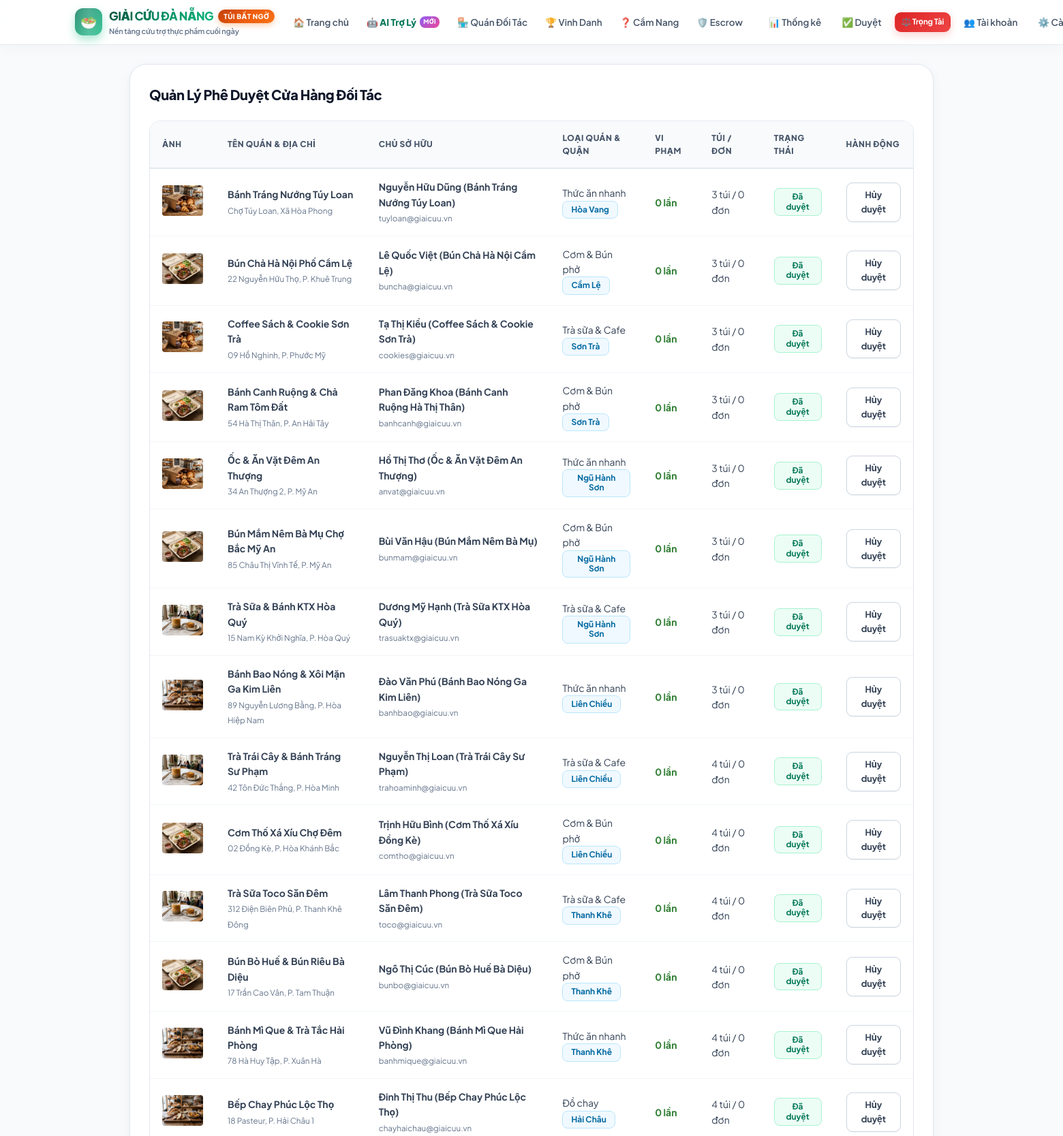
The page /admin/duyet_quan.php (signed in, upper part) on the database its author committed.
### tables this page shows
CREATE TABLE `shops` (
  `id` int(11) NOT NULL AUTO_INCREMENT,
  `owner_id` int(11) NOT NULL,
  `name` varchar(150) NOT NULL,
  `address` varchar(255) NOT NULL,
  `district` varchar(50) NOT NULL,
  `type` varchar(50) NOT NULL,
  `image` varchar(255) DEFAULT NULL,
  `violation_count` int(11) NOT NULL DEFAULT 0,
  `status` enum('cho_duyet','da_duyet') NOT NULL DEFAULT 'cho_duyet',
  `created_at` datetime DEFAULT current_timestamp(),
  PRIMARY KEY (`id`),
  KEY `fk_shops_owner` (`owner_id`),
  CONSTRAINT `fk_shops_owner` FOREIGN KEY (`owner_id`) REFERENCES `users` (`id`) ON DELETE CASCADE
);

CREATE TABLE `users` (
  `id` int(11) NOT NULL AUTO_INCREMENT,
  `name` varchar(100) NOT NULL,
  `email` varchar(100) NOT NULL,
  `password` varchar(255) NOT NULL,
  `role` enum('student','shop_owner','admin') NOT NULL DEFAULT 'student',
  `balance` decimal(12,2) NOT NULL DEFAULT 0.00,
  `warning_count` int(11) NOT NULL DEFAULT 0,
  `is_locked` tinyint(1) NOT NULL DEFAULT 0,
  `created_at` datetime DEFAULT current_timestamp(),
  `university` varchar(150) DEFAULT 'Đại học CNTT&TT Việt - Hàn (VKU)',
  PRIMARY KEY (`id`),
  UNIQUE KEY `email` (`email`)
);

### admin/duyet_quan.php (the view, shortened to what this page needs)
<?php
require_once __DIR__ . '/../config.php';
$sql = "SELECT s.*, u.name AS owner_name, u.email AS owner_email,
               (SELECT COUNT(*) FROM bags WHERE shop_id = s.id) AS total_bags,
               (SELECT COUNT(*) FROM orders WHERE shop_id = s.id) AS total_orders
        FROM shops s
        JOIN users u ON s.owner_id = u.id
        ORDER BY (s.status = 'cho_duyet') DESC, s.id DESC";
$res = mysqli_query($conn, $sql);
$shops = [];
while ($row = mysqli_fetch_assoc($res)) {
    $shops[] = $row;
}
require_once __DIR__ . '/../header.php';
?>
<div class="card">
    <div class="card-title">
        <span>Quản Lý Phê Duyệt Cửa Hàng Đối Tác</span>
    </div>
    <?php if (empty($shops)): ?>
        <p style="text-align: center; color: var(--text-muted); padding: 30px 0;">Chưa có cửa hàng nào đăng ký.</p>
    <?php else: ?>
        <div class="table-responsive">
            <table class="table">
                <thead>
                    <tr>
                        <th>Ảnh</th>
                        <th>Tên quán & Địa chỉ</th>
                        <th>Chủ sở hữu</th>
                        <th>Loại quán & Quận</th>
                        <th>Vi phạm</th>
                        <th>Túi / Đơn</th>
                        <th>Trạng thái</th>
                        <th>Hành động</th>
                    </tr>
                </thead>
                <tbody>
                    <?php foreach ($shops as $s): ?>
                        <tr style="<?php echo ($s['status'] === 'cho_duyet') ? 'background-color: #fffde7;' : ''; ?>">
                            <td style="width: 70px;">
                                <?php if (!empty($s['image'])): ?>
                                    <img src="<?php echo BASE_URL . 'uploads/' . htmlspecialchars($s['image']); ?>" alt="Ảnh quán" style="width: 60px; height: 45px; object-fit: cover; border-radius: 4px;">
                                <?php else: ?>
                                    <div style="width: 60px; height: 45px; background: #eee; border-radius: 4px; display: flex; align-items: center; justify-content: center; font-size: 10px; color: #888;">No pic</div>
                                <?php endif; ?>
                            </td>
                            <td>
                                <strong><?php echo htmlspecialchars($s['name']); ?></strong><br>
                                <small style="color: var(--text-muted);"><?php echo htmlspecialchars($s['address']); ?></small>
                            </td>
                            <td>
                                <strong><?php echo htmlspecialchars($s['owner_name']); ?></strong><br>
                                <small style="color: var(--text-muted);"><?php echo htmlspecialchars($s['owner_email']); ?></small>
                            </td>
                            <td>
                                <?php echo htmlspecialchars($s['type']); ?><br>
                                <span class="badge badge-info"><?php echo htmlspecialchars($s['district']); ?></span>
                            </td>
                            <td>
                                <strong style="color: <?php echo $s['violation_count'] > 0 ? '#c62828' : '#2e7d32'; ?>;">
                                    <?php echo $s['violation_count']; ?> lần
                                </strong>
                            </td>
                            <td>
                                <?php echo $s['total_bags']; ?> túi / <?php echo $s['total_orders']; ?> đơn
                            </td>
                            <td>
                                <?php if ($s['status'] === 'da_duyet'): ?>
                                    <span class="badge badge-success">Đã duyệt</span>
                                <?php else: ?>
                                    <span class="badge badge-warning">Chờ duyệt</span>
                                <?php endif; ?>
                            </td>
                            <td>
                                <?php if ($s['status'] === 'cho_duyet'): ?>
                                    <a href="<?php echo BASE_URL; ?>admin/duyet_quan.php?action=approve&shop_id=<?php echo $s['id']; ?>" class="btn btn-primary btn-sm" onclick="return confirm('Bạn có chắc muốn phê duyệt quán này?');">
                                        Duyệt ngay
                                    </a>
                                <?php else: ?>
                                    <a href="<?php echo BASE_URL; ?>admin/duyet_quan.php?action=unapprove&shop_id=<?php echo $s['id']; ?>" class="btn btn-outline btn-sm" onclick="return confirm('Hủy duyệt quán này? Quán sẽ không thể đăng thêm túi mới.');">
                                        Hủy duyệt
                                    </a>
                                <?php endif; ?>
                            </td>
                        </tr>
                    <?php endforeach; ?>
                </tbody>
            </table>
        </div>
    <?php endif; ?>
</div>
<?php require_once __DIR__ . '/../footer.php'; ?>

### css/style.css (style rules this page uses)
:root { --primary-color: #059669; --primary-dark: #047857; --primary-deep: #064e3b; --primary-light: #ecfdf5; --primary-subtle: #d1fae5; --primary-hover: #10b981; --primary-gradient: linear-gradient(135deg, #047857 0%, #059669 45%, #10b981 100%); --primary-glow: rgba(16, 185, 129, 0.35); --secondary-color: #ea580c; --secondary-dark: #c2410c; --secondary-light: #fff7ed; --secondary-subtle: #ffedd5; --secondary-hover: #f97316; --secondary-gradient: linear-gradient(135deg, #c2410c 0%, #ea580c 45%, #f97316 100%); --secondary-glow: rgba(249, 115, 22, 0.35); --accent-gold: #f59e0b; --accent-gold-light: #fef3c7; --accent-gold-gradient: linear-gradient(135deg, #d97706 0%, #f59e0b 50%, #fbbf24 100%); --text-dark: #0f172a; --text-heading: #1e293b; --text-body: #334155; --text-muted: #64748b; --text-light: #94a3b8; --bg-page: #f8fafc; --bg-surface: #ffffff; --bg-card: #ffffff; --bg-subtle: #f1f5f9; --border-color: #e2e8f0; --border-light: #f1f5f9; --border-hover: #a7f3d0; --border-focus: #10b981; --shadow-xs: 0 1px 2px 0 rgba(15, 23, 42, 0.04); --shadow-sm: 0 2px 4px -1px rgba(15, 23, 42, 0.06), 0 1px 2px -1px rgba(15, 23, 42, 0.04); --shadow-md: 0 6px 16px -2px rgba(15, 23, 42, 0.08), 0 2px 6px -2px rgba(15, 23, 42, 0.04); --shadow-lg: 0 12px 28px -4px rgba(15, 23, 42, 0.1), 0 4px 12px -3px rgba(15, 23, 42, 0.05); --shadow-xl: 0 20px 40px -8px rgba(15, 23, 42, 0.14), 0 8px 16px -4px rgba(15, 23, 42, 0.06); --shadow-card: 0 4px 20px -2px rgba(15, 23, 42, 0.05), 0 2px 6px -1px rgba(15, 23, 42, 0.03); --shadow-card-hover: 0 18px 36px -6px rgba(5, 150, 105, 0.16), 0 8px 16px -3px rgba(15, 23, 42, 0.06); --success-color: #10b981; --success-light: #ecfdf5; --success-border: #a7f3d0; --danger-color: #ef4444; --danger-light: #fef2f2; --danger-border: #fecaca; --warning-color: #f59e0b; --warning-light: #fffbeb; --warning-border: #fde68a; --info-color: #0ea5e9; --info-light: #f0f9ff; --info-border: #bae6fd; --purple-color: #8b5cf6; --purple-light: #f5f3ff; --purple-border: #ddd6fe; --radius-sm: 8px; --radius-md: 12px; --radius-lg: 18px; --radius-xl: 24px; --radius-full: 9999px; }
*, *::before, *::after { box-sizing: border-box; margin: 0; padding: 0; }
html { scroll-behavior: smooth; }
body { font-family: 'Plus Jakarta Sans', 'Inter', -apple-system, BlinkMacSystemFont, "Segoe UI", Roboto, sans-serif; background-color: var(--bg-page); color: var(--text-body); line-height: 1.6; display: flex; flex-direction: column; min-height: 100vh; -webkit-font-smoothing: antialiased; -moz-osx-font-smoothing: grayscale; }
.card { background: var(--bg-card); border: 1px solid var(--border-color); border-radius: var(--radius-xl); padding: 28px; margin-bottom: 24px; box-shadow: var(--shadow-card); transition: all 0.3s cubic-bezier(0.16, 1, 0.3, 1); position: relative; }
.card-title { font-size: 20px; font-weight: 800; color: var(--text-dark); margin-bottom: 22px; letter-spacing: -0.4px; display: flex; justify-content: space-between; align-items: center; }
.btn { display: inline-flex; align-items: center; justify-content: center; gap: 8px; padding: 11px 22px; font-size: 14.5px; font-weight: 700; text-align: center; text-decoration: none; border-radius: 12px; cursor: pointer; border: 1px solid transparent; transition: all 0.25s cubic-bezier(0.16, 1, 0.3, 1); letter-spacing: -0.2px; font-family: inherit; }
.btn-outline { background-color: #ffffff; border-color: #cbd5e1; color: #334155; box-shadow: var(--shadow-xs); }
.btn-sm { padding: 7px 14px; font-size: 13px; border-radius: 9px; }
.table-responsive { width: 100%; overflow-x: auto; margin-bottom: 24px; border-radius: 16px; border: 1px solid var(--border-color); box-shadow: var(--shadow-xs); background: #ffffff; }
.table { width: 100%; border-collapse: collapse; background: #ffffff; }
.table th, .table td { padding: 15px 18px; border-bottom: 1px solid #f1f5f9; text-align: left; font-size: 14px; }
.table th { background-color: #f8fafc; color: #475569; font-weight: 800; text-transform: uppercase; font-size: 12px; letter-spacing: 0.5px; border-bottom: 2px solid var(--border-color); }
.badge { display: inline-flex; align-items: center; gap: 5px; padding: 5px 12px; font-size: 12px; font-weight: 700; border-radius: 8px; text-align: center; line-height: 1.2; }
.badge-success { background-color: var(--success-light); color: #047857; border: 1px solid var(--success-border); }
.badge-info { background-color: var(--info-light); color: #0369a1; border: 1px solid var(--info-border); }

### rows shown on the page
shops: image (picture), name "Bánh Tráng Nướng Túy Loan", address "Chợ Túy Loan, Xã Hòa Phong", owner.name "Nguyễn Hữu Dũng (Bánh Tráng Nướng Túy Loan)", owner.email "tuyloan@giaicuu.vn", type "Thức ăn nhanh", district "Hòa Vang", violation_count "0", total_bags "3", total_orders "0", status "Đã duyệt"
shops: image (picture), name "Bún Chả Hà Nội Phố Cẩm Lệ", address "22 Nguyễn Hữu Thọ, P. Khuê Trung", owner.name "Lê Quốc Việt (Bún Chả Hà Nội Cẩm Lệ)", owner.email "buncha@giaicuu.vn", type "Cơm & Bún phở", district "Cẩm Lệ", violation_count "0", total_bags "3", total_orders "0", status "Đã duyệt"
shops: image (picture), name "Coffee Sách & Cookie Sơn Trà", address "09 Hồ Nghinh, P. Phước Mỹ", owner.name "Tạ Thị Kiều (Coffee Sách & Cookie Sơn Trà)", owner.email "cookies@giaicuu.vn", type "Trà sữa & Cafe", district "Sơn Trà", violation_count "0", total_bags "3", total_orders "0", status "Đã duyệt"
shops: image (picture), name "Bánh Canh Ruộng & Chả Ram Tôm Đất", address "54 Hà Thị Thân, P. An Hải Tây", owner.name "Phan Đăng Khoa (Bánh Canh Ruộng Hà Thị Thân)", owner.email "banhcanh@giaicuu.vn", type "Cơm & Bún phở", district "Sơn Trà", violation_count "0", total_bags "3", total_orders "0", status "Đã duyệt"
shops: image (picture), name "Ốc & Ăn Vặt Đêm An Thượng", address "34 An Thượng 2, P. Mỹ An", owner.name "Hồ Thị Thơ (Ốc & Ăn Vặt Đêm An Thượng)", owner.email "anvat@giaicuu.vn", type "Thức ăn nhanh", district "Ngũ Hành Sơn", violation_count "0", total_bags "3", total_orders "0", status "Đã duyệt"
shops: image (picture), name "Bún Mắm Nêm Bà Mụ Chợ Bắc Mỹ An", address "85 Châu Thị Vĩnh Tế, P. Mỹ An", owner.name "Bùi Văn Hậu (Bún Mắm Nêm Bà Mụ)", owner.email "bunmam@giaicuu.vn", type "Cơm & Bún phở", district "Ngũ Hành Sơn", violation_count "0", total_bags "3", total_orders "0", status "Đã duyệt"
shops: image (picture), name "Trà Sữa & Bánh KTX Hòa Quý", address "15 Nam Kỳ Khởi Nghĩa, P. Hòa Quý", owner.name "Dương Mỹ Hạnh (Trà Sữa KTX Hòa Quý)", owner.email "trasuaktx@giaicuu.vn", type "Trà sữa & Cafe", district "Ngũ Hành Sơn", violation_count "0", total_bags "3", total_orders "0", status "Đã duyệt"
shops: image (picture), name "Bánh Bao Nóng & Xôi Mặn Ga Kim Liên", address "89 Nguyễn Lương Bằng, P. Hòa Hiệp Nam", owner.name "Đào Văn Phú (Bánh Bao Nóng Ga Kim Liên)", owner.email "banhbao@giaicuu.vn", type "Thức ăn nhanh", district "Liên Chiểu", violation_count "0", total_bags "3", total_orders "0", status "Đã duyệt"
shops: image (picture), name "Trà Trái Cây & Bánh Tráng Sư Phạm", address "42 Tôn Đức Thắng, P. Hòa Minh", owner.name "Nguyễn Thị Loan (Trà Trái Cây Sư Phạm)", owner.email "trahoaminh@giaicuu.vn", type "Trà sữa & Cafe", district "Liên Chiểu", violation_count "0", total_bags "4", total_orders "0", status "Đã duyệt"
shops: image (picture), name "Cơm Thố Xá Xíu Chợ Đêm", address "02 Đồng Kè, P. Hòa Khánh Bắc", owner.name "Trịnh Hữu Bình (Cơm Thố Xá Xíu Đồng Kè)", owner.email "comtho@giaicuu.vn", type "Cơm & Bún phở", district "Liên Chiểu", violation_count "0", total_bags "4", total_orders "0", status "Đã duyệt"
shops: image (picture), name "Trà Sữa Toco Săn Đêm", address "312 Điện Biên Phủ, P. Thanh Khê Đông", owner.name "Lâm Thanh Phong (Trà Sữa Toco Săn Đêm)", owner.email "toco@giaicuu.vn", type "Trà sữa & Cafe", district "Thanh Khê", violation_count "0", total_bags "4", total_orders "0", status "Đã duyệt"
shops: image (picture), name "Bún Bò Huế & Bún Riêu Bà Diệu", address "17 Trần Cao Vân, P. Tam Thuận", owner.name "Ngô Thị Cúc (Bún Bò Huế Bà Diệu)", owner.email "bunbo@giaicuu.vn", type "Cơm & Bún phở", district "Thanh Khê", violation_count "0", total_bags "4", total_orders "0", status "Đã duyệt"
shops: image (picture), name "Bánh Mì Que & Trà Tắc Hải Phòng", address "78 Hà Huy Tập, P. Xuân Hà", owner.name "Vũ Đình Khang (Bánh Mì Que Hải Phòng)", owner.email "banhmique@giaicuu.vn", type "Thức ăn nhanh", district "Thanh Khê", violation_count "0", total_bags "4", total_orders "0", status "Đã duyệt"
shops: image (picture), name "Bếp Chay Phúc Lộc Thọ", address "18 Pasteur, P. Hải Châu 1", owner.name "Đinh Thị Thu (Bếp Chay Phúc Lộc Thọ)", owner.email "chayhaichau@giaicuu.vn", type "Đồ chay", district "Hải Châu", violation_count "0", total_bags "4", total_orders "0", status "Đã duyệt"
